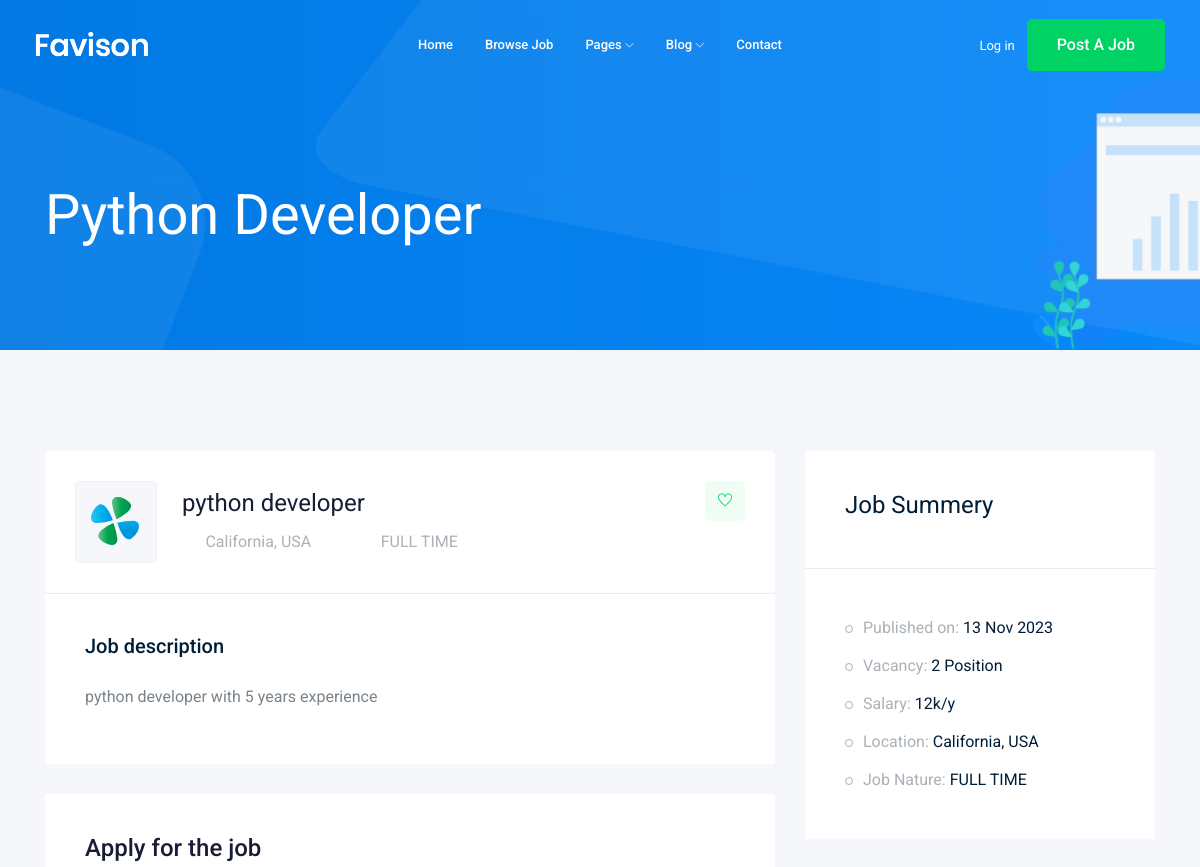
The page /jobs/1 (upper part) on the database as committed earlier.
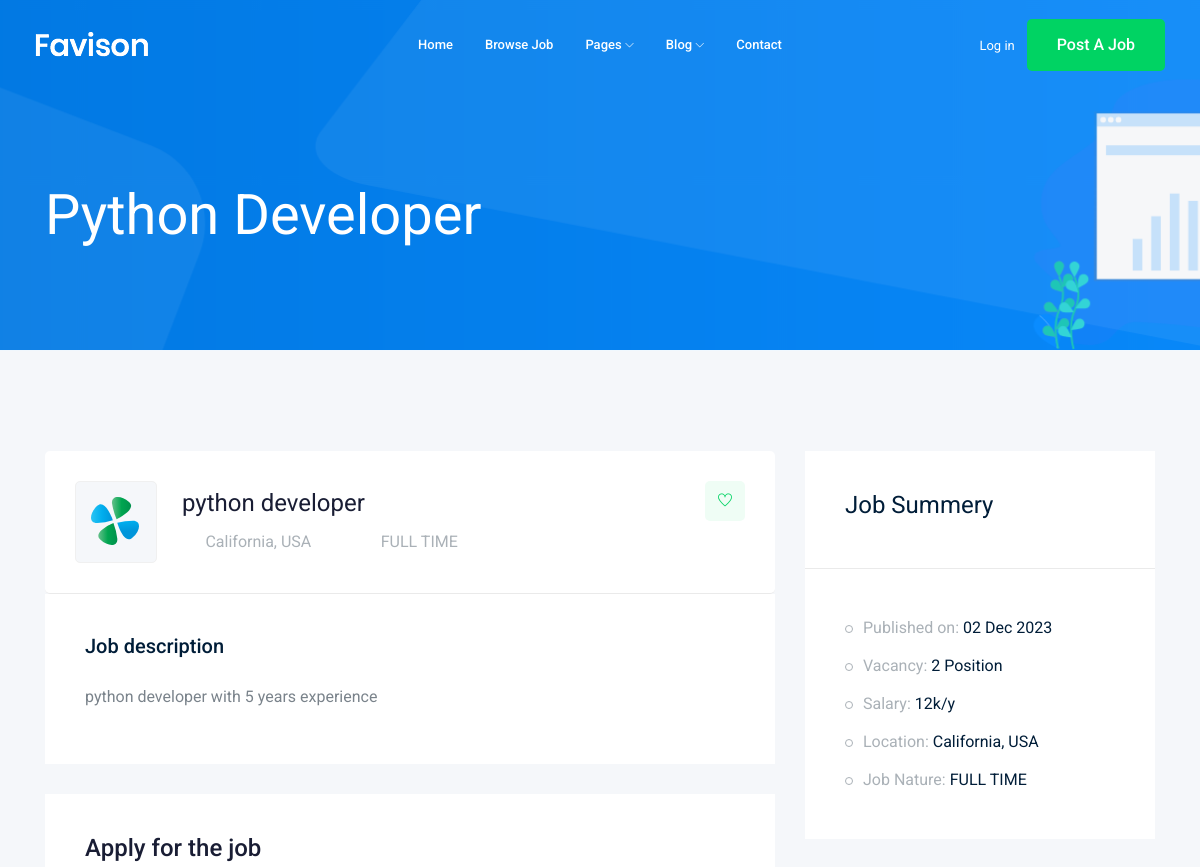
The same page on the database as committed later.
### job/models.py (models this page shows)
class job(models.Model):
    title=models.CharField(max_length=100)
    job_type=models.CharField(max_length=15,choices=JOB_TYPE)
    descriptions=models.TextField(max_length=1000)
    published_at=models.DateTimeField(auto_now=True)
    vacancy=models.IntegerField(default=1)
    salary=models.IntegerField(default=0)
    image=models.ImageField(upload_to=image_upload)
    experience=models.IntegerField(default=1)
    Category= models.ForeignKey('Category',on_delete=models.CASCADE)
    def __str__(self):
       return self.title

### job/views.py (the view)
# urls.py: path('<int:id>',views.job_detail,name='job_detail'),
def job_detail(request,id):
    job_detail = job.objects.get(id=id)
    context={"job":job_detail}
    return render(request,'job/job_detail.html',context)

### job/templates/job/job_detail.html (shortened to what this page needs)
{% extends 'base.html' %}
{% block body %}
    <div class="bradcam_area bradcam_bg_1">
        <div class="container">
            <div class="row">
                <div class="col-xl-12">
                    <div class="bradcam_text">
                        <h3>{{job}}</h3>
                    </div>
                </div>
            </div>
        </div>
    </div>
    <div class="job_details_area">
        <div class="container">
            <div class="row">
                <div class="col-lg-8">
                    <div class="job_details_header">
                        <div class="single_jobs white-bg d-flex justify-content-between">
                            <div class="jobs_left d-flex align-items-center">
                                <div class="thumb">
                                    <img src="img/svg_icon/1.svg" alt="">
                                </div>
                                <div class="jobs_conetent">
                                    <a href="#"><h4>{{job}}</h4></a>
                                    <div class="links_locat d-flex align-items-center">
                                        <div class="location">
                                            <p> <i class="fa fa-map-marker"></i> California, USA</p>
                                        </div>
                                        <div class="location">
                                            <p> <i class="fa fa-clock-o"></i>{{job.job_type}}</p>
                                        </div>
                                    </div>
                                </div>
                            </div>
                            <div class="jobs_right">
                                <div class="apply_now">
                                    <a class="heart_mark" href="#"> <i class="ti-heart"></i> </a>
                                </div>
                            </div>
                        </div>
                    </div>
                    <div class="descript_wrap white-bg">
                        <div class="single_wrap">
                            <h4>Job description</h4>
                            <p>{{job.descriptions}}</p>
                        </div>
                    </div>
                    <div class="apply_job_form white-bg">
                        <h4>Apply for the job</h4>
                    </div>
                </div>
                <div class="col-lg-4">
                    <div class="job_sumary">
                        <div class="summery_header">
                            <h3>Job Summery</h3>
                        </div>
                        <div class="job_content">
                            <ul>
                                <li>Published on: <span>{{job.published_at|date:'d M o'}}</span></li>
                                <li>Vacancy: <span>{{job.vacancy}} Position</span></li>
                                <li>Salary: <span>{{job.salary}}k/y</span></li>
                                <li>Location: <span>California, USA</span></li>
                                <li>Job Nature: <span>{{job.job_type}}</span></li>
                            </ul>
                        </div>
                    </div>
                </div>
            </div>
        </div>
    </div>
    {% endblock body %}

Rows that differ between the two databases and show on the page:
changed job "Python Developer": published_at "13 Nov 2023" → "02 Dec 2023"
